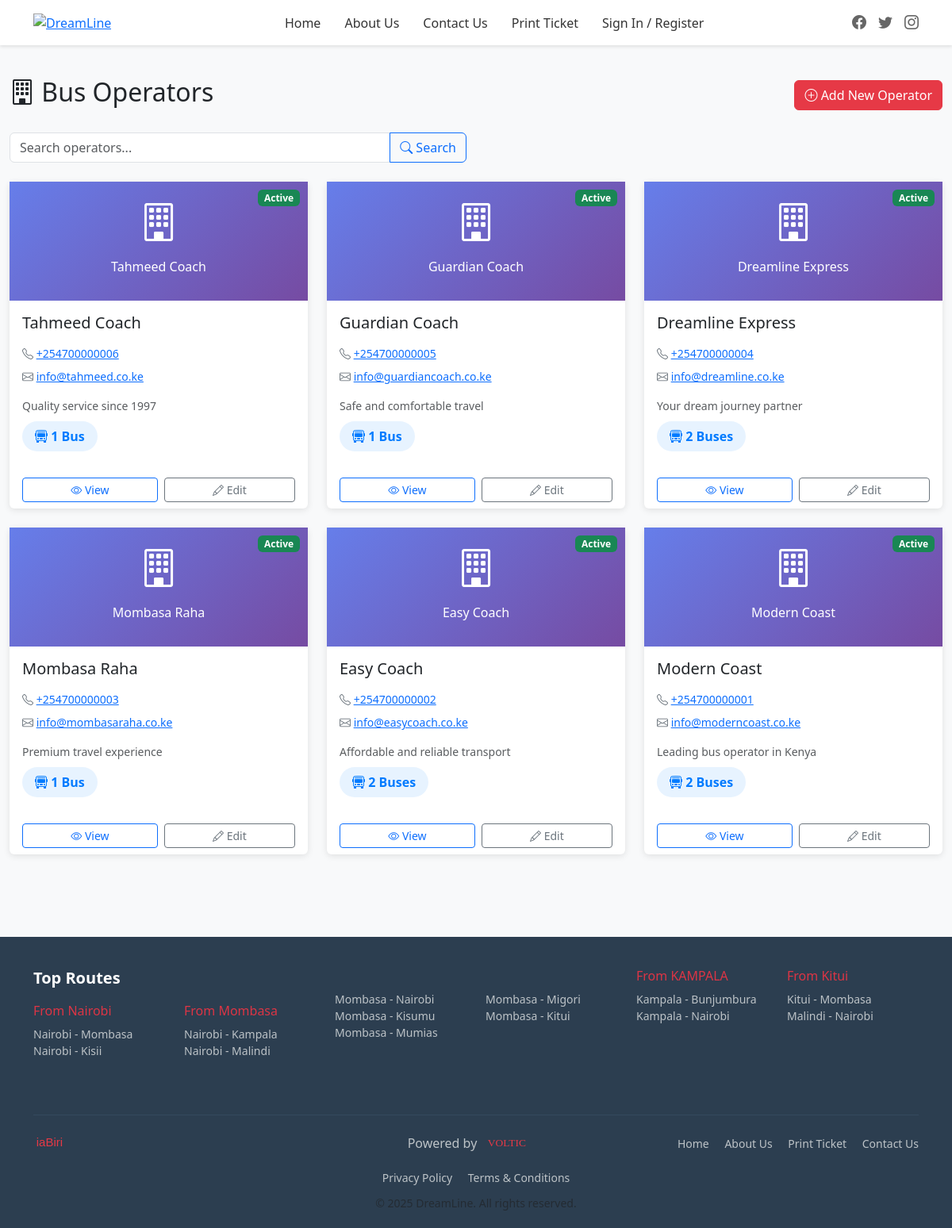
The app's page /operators/ with its own data.
### website_application/models.py (models this page shows, shortened)
class BusOperator(models.Model):
    name = models.CharField(max_length=200)
    logo = models.ImageField(upload_to='operators/logos/', null=True, blank=True)
    contact_phone = models.CharField(max_length=20)
    contact_email = models.EmailField()
    description = models.TextField(blank=True)
    is_active = models.BooleanField(default=True)
    created_at = models.DateTimeField(auto_now_add=True)

### website_application/views.py (the view)
# urls.py: path('operators/', views.operator_list, name='operator_list'),
def operator_list(request):
    operators = BusOperator.objects.annotate(
        bus_count=Count('buses')
    ).order_by('-created_at')
    search = request.GET.get('search', '')
    if search:
        operators = operators.filter(
            Q(name__icontains=search) |
            Q(contact_email__icontains=search)
        )
    context = {
        'operators': operators,
        'search': search,
    }
    return render(request, 'buses/operator_list.html', context)

### templates/buses/operator_list.html (shortened to what this page needs)
{% extends 'base.html' %}
{% load static %}
{% block content %}
<div class="container-fluid py-4">
    <div class="d-flex justify-content-between align-items-center mb-4">
        <h2><i class="bi bi-building"></i> Bus Operators</h2>
        <a href="{% url 'operator_add' %}" class="btn btn-primary">
            <i class="bi bi-plus-circle"></i> Add New Operator
        </a>
    </div>
    <div class="row mb-4">
        <div class="col-md-6">
            <form method="get">
                <div class="input-group">
                    <input type="text" name="search" class="form-control"
                           placeholder="Search operators..." value="{{ search }}">
                    <button class="btn btn-outline-primary" type="submit">
                        <i class="bi bi-search"></i> Search
                    </button>
                </div>
            </form>
        </div>
    </div>
    {% if operators %}
    <div class="row g-4">
        {% for operator in operators %}
        <div class="col-md-6 col-lg-4">
            <div class="card operator-card">
                <div class="operator-logo-container">
                    {% if operator.is_active %}
                    <span class="badge bg-success status-badge">Active</span>
                    {% else %}
                    <span class="badge bg-secondary status-badge">Inactive</span>
                    {% endif %}
                    {% if operator.logo %}
                    <img src="{{ operator.logo.url }}" alt="{{ operator.name }}" class="operator-logo">
                    {% else %}
                    <div class="text-white text-center">
                        <i class="bi bi-building" style="font-size: 3rem;"></i>
                        <p class="mt-2">{{ operator.name|truncatewords:2 }}</p>
                    </div>
                    {% endif %}
                </div>
                <div class="card-body">
                    <h5 class="card-title mb-3">{{ operator.name }}</h5>
                    <div class="contact-info mb-3">
                        <div class="mb-2">
                            <i class="bi bi-telephone"></i>
                            <a href="tel:{{ operator.contact_phone }}">{{ operator.contact_phone }}</a>
                        </div>
                        <div class="mb-2">
                            <i class="bi bi-envelope"></i>
                            <a href="mailto:{{ operator.contact_email }}">{{ operator.contact_email }}</a>
                        </div>
                    </div>
                    {% if operator.description %}
                    <p class="text-muted small mb-3">{{ operator.description|truncatewords:20 }}</p>
                    {% endif %}
                    <div class="mb-3">
                        <span class="bus-count-badge">
                            <i class="bi bi-bus-front"></i> {{ operator.bus_count }} Bus{{ operator.bus_count|pluralize:"es" }}
                        </span>
                    </div>
                </div>
                <div class="card-footer bg-transparent border-top-0">
                    <div class="d-flex gap-2">
                        <a href="{% url 'operator_detail' operator.pk %}" class="btn btn-sm btn-outline-primary flex-fill">
                            <i class="bi bi-eye"></i> View
                        </a>
                        <a href="{% url 'operator_edit' operator.pk %}" class="btn btn-sm btn-outline-secondary flex-fill">
                            <i class="bi bi-pencil"></i> Edit
                        </a>
                    </div>
                </div>
            </div>
        </div>
        {% endfor %}
    </div>
    {% else %}
    <div class="alert alert-info text-center">
        <i class="bi bi-info-circle"></i> No operators found.
        <a href="{% url 'operator_add' %}">Add your first operator</a>
    </div>
    {% endif %}
</div>
{% endblock %}

### templates/base.html (style rules this page uses)
:root { --primary-color: #e63946; --secondary-color: #1d3557; --accent-color: #f1faee; --success-color: #06d6a0; --warning-color: #ffd60a; }
* { margin: 0; padding: 0; box-sizing: border-box; }
body { font-family: 'Segoe UI', Tahoma, Geneva, Verdana, sans-serif; background-color: #f8f9fa; }
.btn-primary { background-color: var(--primary-color); border-color: var(--primary-color); }

### templates/buses/operator_list.html (style rules this page uses)
.operator-card { transition: transform 0.2s, box-shadow 0.2s; border: none; box-shadow: 0 2px 8px rgba(0,0,0,0.1); height: 100%; }
.operator-logo-container { height: 150px; display: flex; align-items: center; justify-content: center; background: linear-gradient(135deg, #667eea 0%, #764ba2 100%); position: relative; }
.status-badge { position: absolute; top: 10px; right: 10px; }
.bus-count-badge { background: #e7f3ff; color: #007bff; padding: 0.5rem 1rem; border-radius: 20px; font-weight: 600; }
.contact-info { font-size: 0.875rem; }
.contact-info i { width: 20px; color: #6c757d; }

### records on screen
BusOperator: is_active "Active", name "Tahmeed Coach", contact_phone "+254700000006", contact_email "info@tahmeed.co.ke", description "Quality service since 1997", bus_count "1"
BusOperator: is_active "Active", name "Guardian Coach", contact_phone "+254700000005", contact_email "info@guardiancoach.co.ke", description "Safe and comfortable travel", bus_count "1"
BusOperator: is_active "Active", name "Dreamline Express", contact_phone "+254700000004", contact_email "info@dreamline.co.ke", description "Your dream journey partner", bus_count "2"
BusOperator: is_active "Active", name "Mombasa Raha", contact_phone "+254700000003", contact_email "info@mombasaraha.co.ke", description "Premium travel experience", bus_count "1"
BusOperator: is_active "Active", name "Easy Coach", contact_phone "+254700000002", contact_email "info@easycoach.co.ke", description "Affordable and reliable transport", bus_count "2"
BusOperator: is_active "Active", name "Modern Coast", contact_phone "+254700000001", contact_email "info@moderncoast.co.ke", description "Leading bus operator in Kenya", bus_count "2"
